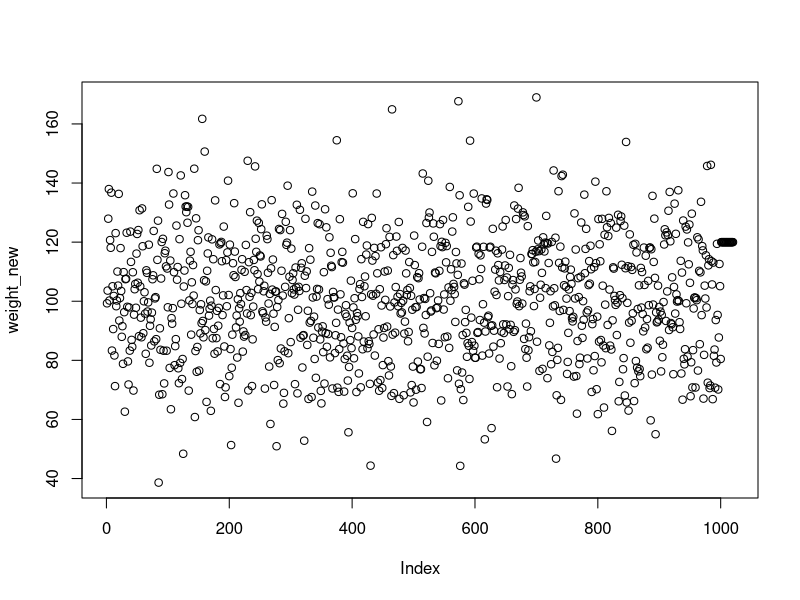
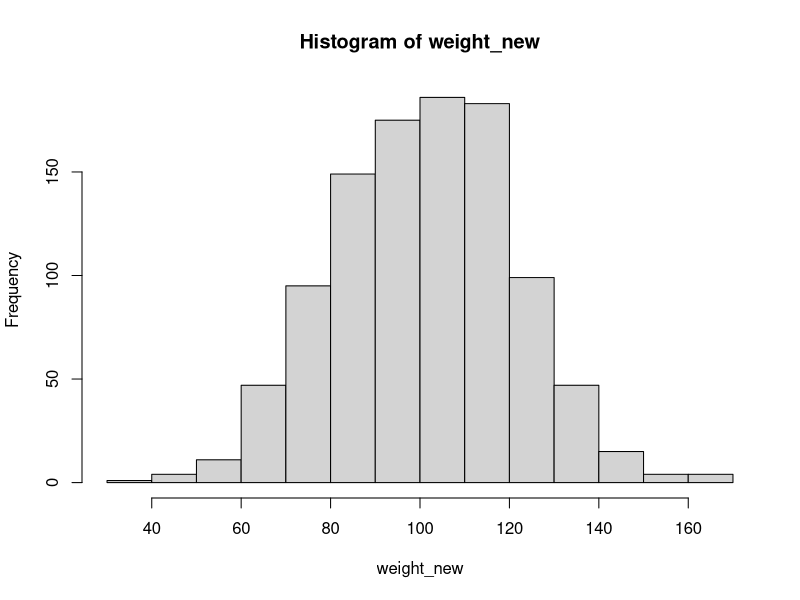
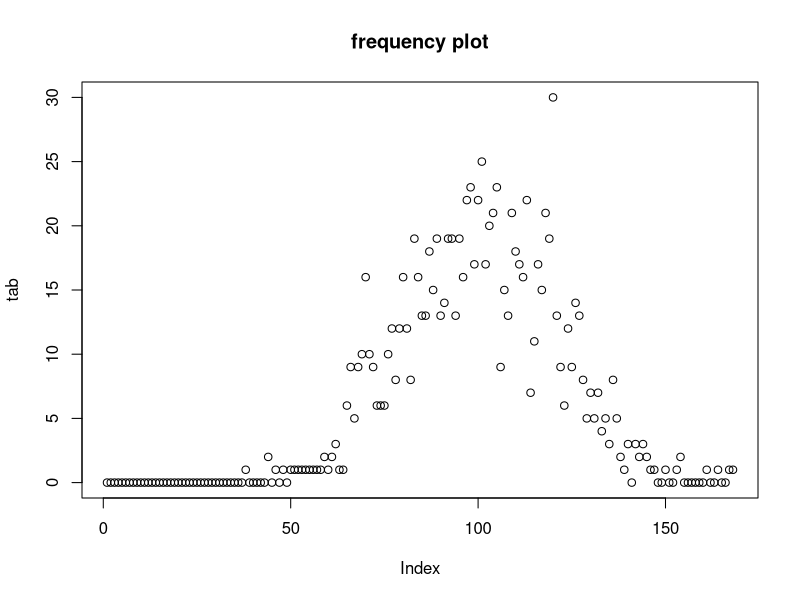
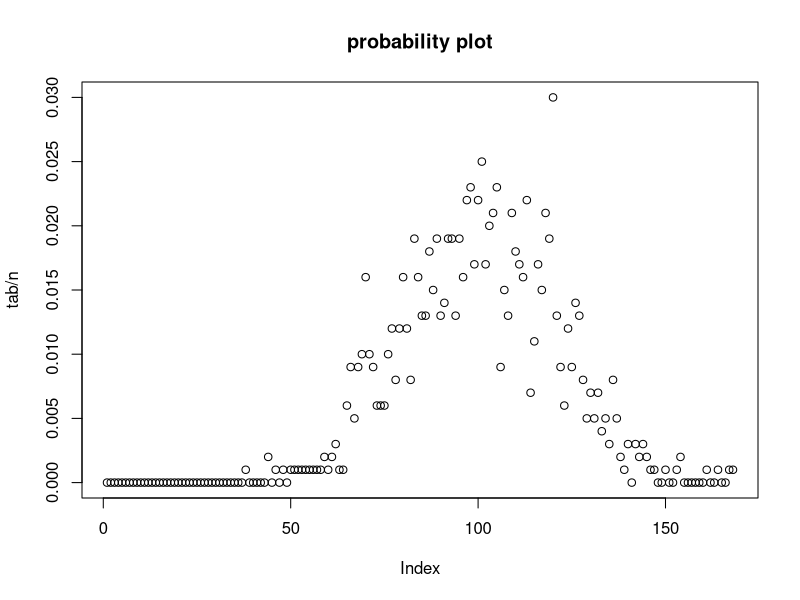

Write R code to recreate these figures, in order.
n <- 1000
weight<- rnorm(n,100,20)
weight_new <- c(weight,rep(120,20)) 
#normal
mean(weight_new)
sd(weight_new)
plot(weight_new)
######################
table(weight_new)
hist(weight_new)
tab<- tabulate(weight_new)
length(tab)
length(weight_new)
plot(tab,main = 'frequency plot') # frequency plot
################
# probability
prob <- tab/n
#sum of probability = 1
sum(prob)
plot(tab/n,main='probability plot')
